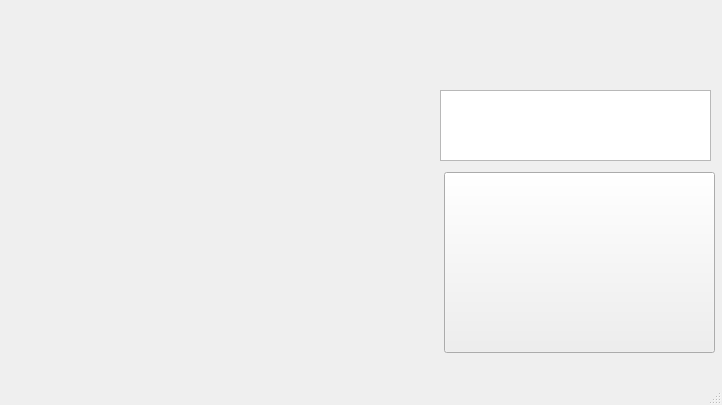
<?xml version="1.0" encoding="UTF-8"?>
<ui version="4.0">
 <class>MainWindow</class>
 <widget class="QMainWindow" name="MainWindow">
  <property name="geometry">
   <rect>
    <x>0</x>
    <y>0</y>
    <width>722</width>
    <height>405</height>
   </rect>
  </property>
  <property name="windowTitle">
   <string>MainWindow</string>
  </property>
  <widget class="QWidget" name="centralwidget">
   <widget class="QLabel" name="batman">
    <property name="geometry">
     <rect>
      <x>0</x>
      <y>0</y>
      <width>431</width>
      <height>371</height>
     </rect>
    </property>
    <property name="text">
     <string/>
    </property>
    <property name="pixmap">
     <pixmap>batman.png</pixmap>
    </property>
   </widget>
   <widget class="QLabel" name="label">
    <property name="geometry">
     <rect>
      <x>440</x>
      <y>10</y>
      <width>271</width>
      <height>51</height>
     </rect>
    </property>
    <property name="font">
     <font>
      <pointsize>30</pointsize>
     </font>
    </property>
    <property name="text">
     <string/>
    </property>
    <property name="alignment">
     <set>Qt::AlignCenter</set>
    </property>
   </widget>
   <widget class="QTextEdit" name="result">
    <property name="geometry">
     <rect>
      <x>440</x>
      <y>90</y>
      <width>271</width>
      <height>71</height>
     </rect>
    </property>
    <property name="font">
     <font>
      <pointsize>30</pointsize>
     </font>
    </property>
    <property name="acceptRichText">
     <bool>true</bool>
    </property>
   </widget>
   <widget class="QPushButton" name="refresh">
    <property name="geometry">
     <rect>
      <x>444</x>
      <y>172</y>
      <width>271</width>
      <height>181</height>
     </rect>
    </property>
    <property name="text">
     <string/>
    </property>
    <property name="icon">
     <iconset>
      <normaloff>refresh.png</normaloff>refresh.png</iconset>
    </property>
    <property name="iconSize">
     <size>
      <width>128</width>
      <height>128</height>
     </size>
    </property>
   </widget>
  </widget>
  <widget class="QMenuBar" name="menubar">
   <property name="geometry">
    <rect>
     <x>0</x>
     <y>0</y>
     <width>722</width>
     <height>21</height>
    </rect>
   </property>
  </widget>
  <widget class="QStatusBar" name="statusbar"/>
 </widget>
 <resources/>
 <connections/>
</ui>
